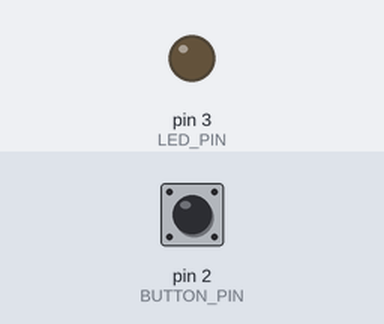
Bench run of a sketch on a simulated Arduino Uno, built with avr-gcc and run on an emulated ATmega328P. Parts: output pins drawn as LEDs (lit = HIGH). Inputs (shaded band) come from the test bench; at power-on: pin 2 (BUTTON_PIN) LOW. What the sketch prints to the serial monitor is not drawn.

Above: at 1.2 s.
1.3 s: pin 2 (BUTTON_PIN) pulled HIGH for 0.15 s
At 1.38 s:
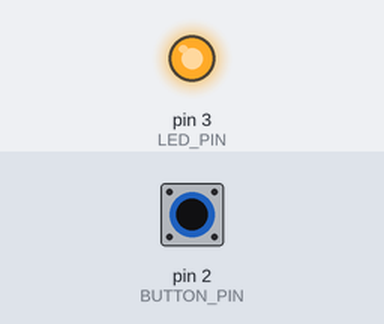
2.9 s: pin 2 (BUTTON_PIN) pulled HIGH for 3.2 s
At 7.4 s:
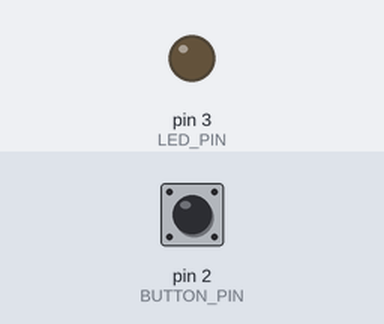
Timing chart, 0 to 8.9 s (numbered marks = the images above; inputs shaded):
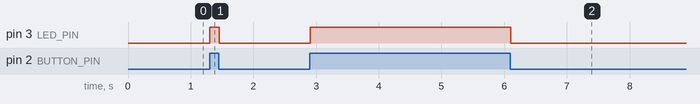

Measured:
- after the input at 1.3 s, pin 3 (LED_PIN): LOW → HIGH at once, → LOW 0.15 s later
- after the input at 2.9 s, pin 3 (LED_PIN): LOW → HIGH at once, → LOW 3.2 s later

The sketch:

buttonLED.ino
```cpp
const int BUTTON_PIN = 2;
const int LED_PIN = 3;
bool buttonState;

void setup() {
  pinMode(BUTTON_PIN, INPUT);
  pinMode(LED_PIN, OUTPUT);

  Serial.begin(9600);
}

void loop() {
  // Check if the pushbutton is pressed. If it is, the buttonState is HIGH:
  buttonState = digitalRead(BUTTON_PIN);
  // Print buttonState for troubleshooting assistance
  Serial.println(String(buttonState));

  if (buttonState == HIGH) {
    // Turn LED on if button is pressed
    digitalWrite(LED_PIN, HIGH);
  } else {
    // Turn LED off if button is not pressed
    digitalWrite(LED_PIN, LOW);
  }
}
```
